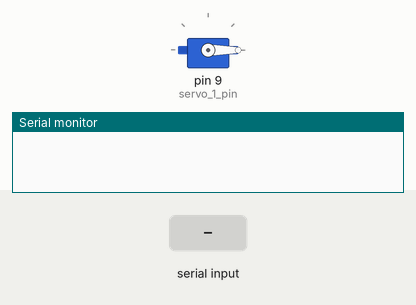
A sketch run on a simulated Arduino Uno, built with avr-gcc and run on an emulated ATmega328P. Shown: servo, the last lines printed to the serial monitor. The inputs (shaded band) are chosen by the test bench.

Above: at 1.2 s.
1.3 s: "90" received over Serial
At 2.6 s:
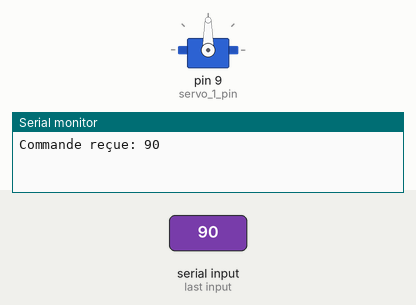
3.8 s: "180" received over Serial
At 5.7 s:
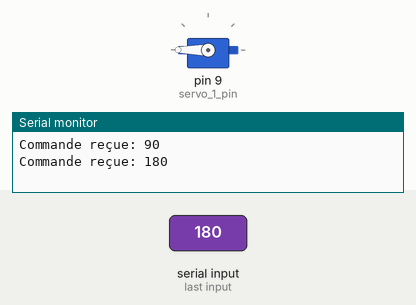
6.3 s: "0" received over Serial
At 8.7 s:
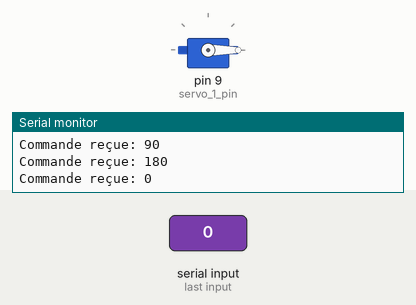
Timing chart, 0 to 10.2 s (numbered marks = the images above; inputs shaded):
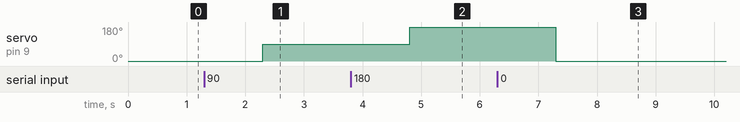

Measured:
- after the input at 1.3 s, servo on pin 9 (servo_1_pin): 0° → 90° after 1.0 s
- after the input at 3.8 s, servo on pin 9 (servo_1_pin): 90° → 180° after 1.0 s
- after the input at 6.3 s, servo on pin 9 (servo_1_pin): 180° → 0° after 1.0 s

The sketch:

TEST_SERVO_SG90.ino
```cpp
/*
  Jocelyn GIROD
  18/06/2024

  Test du servo SG90 avec la bibliothèque Servo Arduino.
*/

#include <Servo.h>
Servo servo_1{};
uint8_t servo_1_pin = 9;
bool start_test = true;

void setup() {
  Serial.begin(19200);
  servo_1.attach(servo_1_pin);
  servo_1.write(0);
}

void loop() {

  // Lecture des commandes sur le port série.
  // On attend plusieurs types de commandes:
  // - 0 pour 0°, 90 pour 90° et 180 pour 180°
  String command = "";
  if (Serial.available() > 0) {
    command = Serial.readString();
    command.trim();
    command.toUpperCase();
    Serial.print(F("Commande reçue: "));
    Serial.println(command);
  }

  if (command == "0") {
    servo_1.write(0);
  } else if (command == "90") {
    servo_1.write(90);
  } else if (command == "180") {
    servo_1.write(180);
  }

  // if (start_test) {
  //   for (int i = 0; i <= 180; i++) {
  //     servo_1.write(i);
  //     delay(5);
  //   }

  //   delay(25);

  //   for (int i = 180; i >= 0; i--) {
  //     servo_1.write(i);
  //     delay(5);
  //   }

  //   delay(25);

  //   for (int i = 0; i <= 90; i++) {
  //     servo_1.write(i);
  //     delay(5);
  //   }

  //   start_test = false;
  // }
}
```
